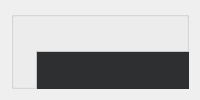
      <widget class="QWidget" name="loginTab">
       <attribute name="title">
        <string>Login</string>
       </attribute>
       <layout class="QGridLayout" name="gridLayout_10">
        <item row="0" column="0">
         <widget class="QGroupBox" name="groupBox_4">
          <property name="sizePolicy">
           <sizepolicy hsizetype="Preferred" vsizetype="Fixed">
            <horstretch>0</horstretch>
            <verstretch>0</verstretch>
           </sizepolicy>
          </property>
          <property name="maximumSize">
           <size>
            <width>350</width>
            <height>500</height>
           </size>
          </property>
          <property name="title">
           <string/>
          </property>
          <widget class="QPushButton" name="oneButton">
           <property name="geometry">
            <rect>
             <x>30</x>
             <y>190</y>
             <width>80</width>
             <height>51</height>
            </rect>
           </property>
           <property name="sizePolicy">
            <sizepolicy hsizetype="Minimum" vsizetype="Minimum">
             <horstretch>0</horstretch>
             <verstretch>0</verstretch>
            </sizepolicy>
           </property>
           <property name="styleSheet">
            <string notr="true">background-color: rgb(188, 188, 188);
font: 57 24pt &quot;Counter-Strike&quot;;</string>
           </property>
           <property name="text">
            <string>1</string>
           </property>
          </widget>
          <widget class="QPushButton" name="fourButton">
           <property name="geometry">
            <rect>
             <x>30</x>
             <y>260</y>
             <width>80</width>
             <height>51</height>
            </rect>
           </property>
           <property name="sizePolicy">
            <sizepolicy hsizetype="Minimum" vsizetype="Minimum">
             <horstretch>0</horstretch>
             <verstretch>0</verstretch>
            </sizepolicy>
           </property>
           <property name="styleSheet">
            <string notr="true">background-color: rgb(188, 188, 188);
font: 57 24pt &quot;Counter-Strike&quot;;</string>
           </property>
           <property name="text">
            <string>4</string>
           </property>
          </widget>
          <widget class="QPushButton" name="twoButton">
           <property name="geometry">
            <rect>
             <x>140</x>
             <y>190</y>
             <width>80</width>
             <height>51</height>
            </rect>
           </property>
           <property name="sizePolicy">
            <sizepolicy hsizetype="Minimum" vsizetype="Minimum">
             <horstretch>0</horstretch>
             <verstretch>0</verstretch>
            </sizepolicy>
           </property>
           <property name="styleSheet">
            <string notr="true">background-color: rgb(188, 188, 188);
font: 57 24pt &quot;Counter-Strike&quot;;</string>
           </property>
           <property name="text">
            <string>2</string>
           </property>
          </widget>
          <widget class="QPushButton" name="sevenButton">
           <property name="geometry">
            <rect>
             <x>30</x>
             <y>330</y>
             <width>80</width>
             <height>51</height>
            </rect>
           </property>
           <property name="sizePolicy">
            <sizepolicy hsizetype="Minimum" vsizetype="Minimum">
             <horstretch>0</horstretch>
             <verstretch>0</verstretch>
            </sizepolicy>
           </property>
           <property name="styleSheet">
            <string notr="true">background-color: rgb(188, 188, 188);
font: 57 24pt &quot;Counter-Strike&quot;;</string>
           </property>
           <property name="text">
            <string>7</string>
           </property>
          </widget>
          <widget class="QPushButton" name="nineButton">
           <property name="geometry">
            <rect>
             <x>250</x>
             <y>330</y>
             <width>80</width>
             <height>51</height>
            </rect>
           </property>
           <property name="sizePolicy">
            <sizepolicy hsizetype="Minimum" vsizetype="Minimum">
             <horstretch>0</horstretch>
             <verstretch>0</verstretch>
            </sizepolicy>
           </property>
           <property name="styleSheet">
            <string notr="true">background-color: rgb(188, 188, 188);
font: 57 24pt &quot;Counter-Strike&quot;;</string>
           </property>
           <property name="text">
            <string>9</string>
           </property>
          </widget>
          <widget class="QPushButton" name="sixButton">
           <property name="geometry">
            <rect>
             <x>250</x>
             <y>260</y>
             <width>80</width>
             <height>51</height>
            </rect>
           </property>
           <property name="sizePolicy">
            <sizepolicy hsizetype="Minimum" vsizetype="Minimum">
             <horstretch>0</horstretch>
             <verstretch>0</verstretch>
            </sizepolicy>
           </property>
           <property name="styleSheet">
            <string notr="true">background-color: rgb(188, 188, 188);
font: 57 24pt &quot;Counter-Strike&quot;;</string>
           </property>
           <property name="text">
            <string>6</string>
           </property>
          </widget>
          <widget class="QPushButton" name="fiveButton">
           <property name="geometry">
            <rect>
             <x>140</x>
             <y>260</y>
             <width>80</width>
             <height>51</height>
            </rect>
           </property>
           <property name="sizePolicy">
            <sizepolicy hsizetype="Minimum" vsizetype="Minimum">
             <horstretch>0</horstretch>
             <verstretch>0</verstretch>
            </sizepolicy>
           </property>
           <property name="styleSheet">
            <string notr="true">background-color: rgb(188, 188, 188);
font: 57 24pt &quot;Counter-Strike&quot;;</string>
           </property>
           <property name="text">
            <string>5</string>
           </property>
          </widget>
          <widget class="QPushButton" name="eightButton">
           <property name="geometry">
            <rect>
             <x>140</x>
             <y>330</y>
             <width>80</width>
             <height>51</height>
            </rect>
           </property>
           <property name="sizePolicy">
            <sizepolicy hsizetype="Minimum" vsizetype="Minimum">
             <horstretch>0</horstretch>
             <verstretch>0</verstretch>
            </sizepolicy>
           </property>
           <property name="styleSheet">
            <string notr="true">background-color: rgb(188, 188, 188);
font: 57 24pt &quot;Counter-Strike&quot;;</string>
           </property>
           <property name="text">
            <string>8</string>
           </property>
          </widget>
          <widget class="QPushButton" name="threeButton">
           <property name="geometry">
            <rect>
             <x>250</x>
             <y>190</y>
             <width>80</width>
             <height>51</height>
            </rect>
           </property>
           <property name="sizePolicy">
            <sizepolicy hsizetype="Minimum" vsizetype="Minimum">
             <horstretch>0</horstretch>
             <verstretch>0</verstretch>
            </sizepolicy>
           </property>
           <property name="styleSheet">
            <string notr="true">background-color: rgb(188, 188, 188);
font: 57 24pt &quot;Counter-Strike&quot;;</string>
           </property>
           <property name="text">
            <string>3</string>
           </property>
          </widget>
          <widget class="QPushButton" name="zeroButton">
           <property name="geometry">
            <rect>
             <x>140</x>
             <y>400</y>
             <width>80</width>
             <height>51</height>
            </rect>
           </property>
           <property name="sizePolicy">
            <sizepolicy hsizetype="Minimum" vsizetype="Minimum">
             <horstretch>0</horstretch>
             <verstretch>0</verstretch>
            </sizepolicy>
           </property>
           <property name="styleSheet">
            <string notr="true">background-color: rgb(188, 188, 188);
font: 57 24pt &quot;Counter-Strike&quot;;</string>
           </property>
           <property name="text">
            <string>0</string>
           </property>
          </widget>
          <widget class="QPushButton" name="clearButton">
           <property name="geometry">
            <rect>
             <x>30</x>
             <y>400</y>
             <width>80</width>
             <height>51</height>
            </rect>
           </property>
           <property name="sizePolicy">
            <sizepolicy hsizetype="Minimum" vsizetype="Minimum">
             <horstretch>0</horstretch>
             <verstretch>0</verstretch>
            </sizepolicy>
           </property>
           <property name="styleSheet">
            <string notr="true">background-color: rgb(188, 188, 188);
font: 57 16pt &quot;Counter-Strike&quot;;</string>
           </property>
           <property name="text">
            <string>CLEAR</string>
           </property>
          </widget>
          <widget class="QPushButton" name="enterButton">
           <property name="geometry">
            <rect>
             <x>250</x>
             <y>400</y>
             <width>80</width>
             <height>51</height>
            </rect>
           </property>
           <property name="sizePolicy">
            <sizepolicy hsizetype="Minimum" vsizetype="Minimum">
             <horstretch>0</horstretch>
             <verstretch>0</verstretch>
            </sizepolicy>
           </property>
           <property name="styleSheet">
            <string notr="true">background-color: rgb(188, 188, 188);
font: 57 16pt &quot;Counter-Strike&quot;;</string>
           </property>
           <property name="text">
            <string>ENTER</string>
           </property>
          </widget>
          <widget class="QTextBrowser" name="passwordBox">
           <property name="geometry">
            <rect>
             <x>25</x>
             <y>40</y>
             <width>311</width>
             <height>131</height>
            </rect>
           </property>
           <property name="palette">
            <palette>
             <active>
              <colorrole role="WindowText">
               <brush brushstyle="SolidPattern">
                <color alpha="255">
                 <red>198</red>
                 <green>198</green>
                 <blue>198</blue>
                </color>
               </brush>
              </colorrole>
              <colorrole role="Button">
               <brush brushstyle="SolidPattern">
                <color alpha="255">
                 <red>46</red>
                 <green>47</green>
                 <blue>48</blue>
                </color>
               </brush>
              </colorrole>
              <colorrole role="Text">
               <brush brushstyle="SolidPattern">
                <color alpha="255">
                 <red>198</red>
                 <green>198</green>
                 <blue>198</blue>
                </color>
               </brush>
              </colorrole>
              <colorrole role="ButtonText">
               <brush brushstyle="SolidPattern">
                <color alpha="255">
                 <red>198</red>
                 <green>198</green>
                 <blue>198</blue>
                </color>
               </brush>
              </colorrole>
              <colorrole role="Base">
               <brush brushstyle="SolidPattern">
                <color alpha="255">
                 <red>46</red>
                 <green>47</green>
                 <blue>48</blue>
                </color>
               </brush>
              </colorrole>
              <colorrole role="Window">
               <brush brushstyle="SolidPattern">
                <color alpha="255">
                 <red>46</red>
                 <green>47</green>
                 <blue>48</blue>
                </color>
               </brush>
              </colorrole>
             </active>
             <inactive>
              <colorrole role="WindowText">
               <brush brushstyle="SolidPattern">
                <color alpha="255">
                 <red>198</red>
                 <green>198</green>
                 <blue>198</blue>
                </color>
               </brush>
              </colorrole>
              <colorrole role="Button">
               <brush brushstyle="SolidPattern">
                <color alpha="255">
                 <red>46</red>
                 <green>47</green>
                 <blue>48</blue>
                </color>
               </brush>
              </colorrole>
              <colorrole role="Text">
               <brush brushstyle="SolidPattern">
                <color alpha="255">
                 <red>198</red>
                 <green>198</green>
                 <blue>198</blue>
                </color>
               </brush>
              </colorrole>
              <colorrole role="ButtonText">
               <brush brushstyle="SolidPattern">
                <color alpha="255">
                 <red>198</red>
                 <green>198</green>
                 <blue>198</blue>
                </color>
               </brush>
              </colorrole>
              <colorrole role="Base">
               <brush brushstyle="SolidPattern">
                <color alpha="255">
                 <red>46</red>
                 <green>47</green>
                 <blue>48</blue>
                </color>
               </brush>
              </colorrole>
              <colorrole role="Window">
               <brush brushstyle="SolidPattern">
                <color alpha="255">
                 <red>46</red>
                 <green>47</green>
                 <blue>48</blue>
                </color>
               </brush>
              </colorrole>
             </inactive>
             <disabled>
              <colorrole role="WindowText">
               <brush brushstyle="SolidPattern">
                <color alpha="255">
                 <red>198</red>
                 <green>198</green>
                 <blue>198</blue>
                </color>
               </brush>
              </colorrole>
              <colorrole role="Button">
               <brush brushstyle="SolidPattern">
                <color alpha="255">
                 <red>46</red>
                 <green>47</green>
                 <blue>48</blue>
                </color>
               </brush>
              </colorrole>
              <colorrole role="Text">
               <brush brushstyle="SolidPattern">
                <color alpha="255">
                 <red>198</red>
                 <green>198</green>
                 <blue>198</blue>
                </color>
               </brush>
              </colorrole>
              <colorrole role="ButtonText">
               <brush brushstyle="SolidPattern">
                <color alpha="255">
                 <red>198</red>
                 <green>198</green>
                 <blue>198</blue>
                </color>
               </brush>
              </colorrole>
              <colorrole role="Base">
               <brush brushstyle="SolidPattern">
                <color alpha="255">
                 <red>46</red>
                 <green>47</green>
                 <blue>48</blue>
                </color>
               </brush>
              </colorrole>
              <colorrole role="Window">
               <brush brushstyle="SolidPattern">
                <color alpha="255">
                 <red>46</red>
                 <green>47</green>
                 <blue>48</blue>
                </color>
               </brush>
              </colorrole>
             </disabled>
            </palette>
           </property>
           <property name="styleSheet">
            <string notr="true">font: 57 32pt &quot;Counter-Strike&quot;;
color: rgb(198, 198, 198);</string>
           </property>
           <property name="frameShape">
            <enum>QFrame::Box</enum>
           </property>
           <property name="frameShadow">
            <enum>QFrame::Plain</enum>
           </property>
           <property name="verticalScrollBarPolicy">
            <enum>Qt::ScrollBarAlwaysOff</enum>
           </property>
           <property name="horizontalScrollBarPolicy">
            <enum>Qt::ScrollBarAlwaysOff</enum>
           </property>
           <property name="test" stdset="0">
            <number>0</number>
           </property>
          </widget>
         </widget>
        </item>
       </layout>
      </widget>
